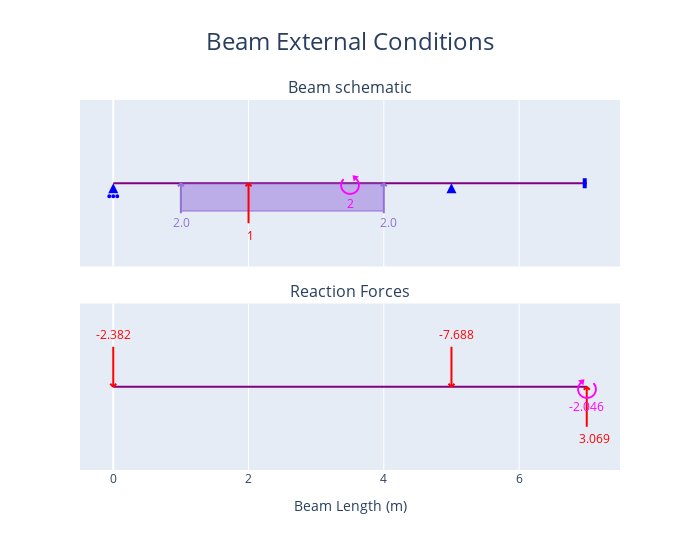
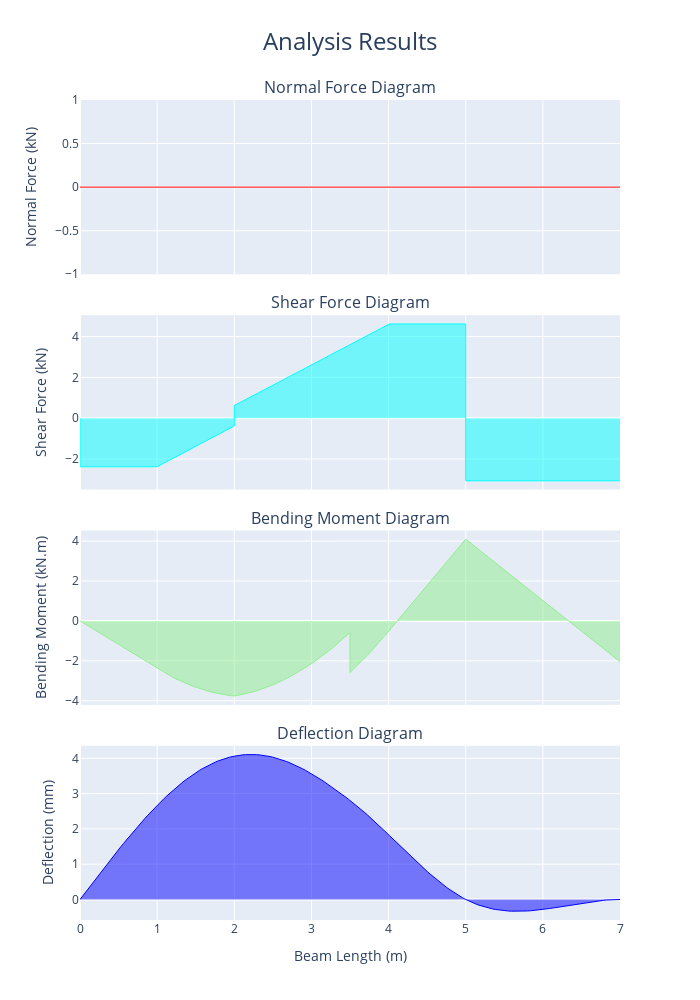

The code cell stored with these charts, in order, in its notebook:
### Markdown cell above
## 2. Basic Usage (Readme example)

### Code cell
##arbritrary example defined in README.md
beam = Beam(7)                          # Initialize a Beam object of length 9m with E and I as defaults
beam_2 = Beam(9,E=2000, I =100000)      # Initializa a Beam specifying some beam parameters

a = Support(5,(1,1,0))                  # Defines a pin support at location x = 5m  
b = Support(0,(0,1,0))                  # Defines a roller support at location x = 0m
c = Support(7,(1,1,1))                  # Defines a fixed support at location x = 7m
beam.add_supports(a,b,c)    

load_1 = PointLoadV(1,2)                # Defines a point load of 1kn acting up, at location x = 2m
load_2 = DistributedLoadV(2,(1,4))      # Defines a 2kN UDL from location x = 1m to x = 4m 
load_3 = PointTorque(2, 3.5)            # Defines a 2kN.m point torque at location x = 3.5m
beam.add_loads(load_1,load_2,load_3)    # Assign the support objects to a beam object created earlier

beam.analyse()

fig_1 = beam.plot_beam_external()
fig_1.show()

fig_2 = beam.plot_beam_internal()
fig_2.show()

fig_1.write_image("./readme_example_diagram.png")
fig_2.write_image("./readme_example_internal.png")
fig_1.write_html("./readme_example_diagram.html")
fig_2.write_html("./readme_example_internal.html")

### Figure 1 — Plotly figure (JSON) as saved in the notebook; plotly's stock layout.template omitted (floating-point values rounded to 4 significant figures; data arrays with more than 128 entries replaced by an {"elided": "..."} marker saying what was removed)
{"data": [{"hoverinfo": "skip", "hovertemplate": "%{x} m", "line": {"color": "purple", "width": 2}, "mode": "lines", "name": "Beam_", "type": "scatter", "x": [0, 7], "xaxis": "x", "y": [0, 0], "yaxis": "y"}, {"hoverinfo": "skip", "hovertemplate": "x: %{x} m<br>Fixed: %{meta[0]}", "marker": {"color": "blue", "size": 10, "symbol": "triangle-up"}, "meta": ["[0, 1, 0]"], "mode": "markers", "name": "Support", "opacity": 0, "showlegend": false, "type": "scatter", "x": [0], "xaxis": "x", "y": [0], "yaxis": "y"}, {"fill": "toself", "hoverinfo": "skip", "marker": {"color": "blue", "size": 10, "symbol": "arrow-up"}, "mode": "markers", "name": "Support", "showlegend": false, "type": "scatter", "x": [0], "xaxis": "x", "y": [0], "yaxis": "y"}, {"hoverinfo": "skip", "hovertemplate": "x: %{x} m<br>Fixed: %{meta[0]}", "marker": {"color": "blue", "size": 10, "symbol": "triangle-up"}, "meta": ["[1, 1, 0]"], "mode": "markers", "name": "Support", "opacity": 0, "showlegend": false, "type": "scatter", "x": [5], "xaxis": "x", "y": [0], "yaxis": "y"}, {"fill": "toself", "hoverinfo": "skip", "marker": {"color": "blue", "size": 10, "symbol": "arrow-up"}, "mode": "markers", "name": "Support", "showlegend": false, "type": "scatter", "x": [5], "xaxis": "x", "y": [0], "yaxis": "y"}, {"hoverinfo": "skip", "hovertemplate": "x: %{x} m<br>Fixed: %{meta[0]}", "marker": {"color": "blue", "size": 10, "symbol": "triangle-up"}, "meta": ["[1, 1, 1]"], "mode": "markers", "name": "Support", "opacity": 0, "showlegend": false, "type": "scatter", "x": [7], "xaxis": "x", "y": [0], "yaxis": "y"}, {"hoverinfo": "skip", "hovertemplate": "x: %{meta[1]} m<br>Force: %{meta[0]} kN            <br>Angle: %{meta[2]} deg", "marker": {"color": "red", "size": 10, "symbol": "triangle-up"}, "meta": [1, 2, 90], "mode": "markers", "name": "Point<br>Load", "opacity": 0, "showlegend": false, "type": "scatter", "x": [2], "xaxis": "x", "y": [0], "yaxis": "y"}, {"fill": "tozeroy", "hoverinfo": "skip", "hovertemplate": "", "line": {"color": "mediumpurple", "width": 1}, "mode": "lines", "name": "Distributed<br>Load", "type": "scatter", "x": {"elided": "301 float values"}, "xaxis": "x", "y": {"elided": "301 int values"}, "yaxis": "y"}, {"hoverinfo": "skip", "hovertemplate": "x: %{meta[0]} m<br>Force: %{meta[1]} kN/m        <br>Angle: %{meta[2]} deg", "marker": {"color": "mediumpurple", "size": 10, "symbol": "triangle-up"}, "meta": [1, 2, 90], "mode": "markers", "name": "Distributed<br>Load", "opacity": 0, "showlegend": false, "type": "scatter", "x": [1], "xaxis": "x", "y": [0], "yaxis": "y"}, {"hoverinfo": "skip", "hovertemplate": "x: %{meta[0]} m<br>Force: %{meta[1]} kN/m        <br>Angle: %{meta[2]} deg", "marker": {"color": "mediumpurple", "size": 10, "symbol": "triangle-up"}, "meta": [4, 2, 90], "mode": "markers", "name": "Distributed<br>Load", "opacity": 0, "showlegend": false, "type": "scatter", "x": [4], "xaxis": "x", "y": [0], "yaxis": "y"}, {"hoverinfo": "skip", "hovertemplate": "x: %{meta[1]} m<br>Moment: %{meta[0]} kN.m", "marker": {"color": "magenta", "size": 10, "symbol": "triangle-up"}, "meta": [2, 3.5], "mode": "markers", "name": "Point<br>Torque", "opacity": 0, "showlegend": false, "type": "scatter", "x": [3.5], "xaxis": "x", "y": [0], "yaxis": "y"}, {"hoverinfo": "skip", "hovertemplate": "%{x} m", "line": {"color": "purple", "width": 2}, "mode": "lines", "name": "Beam", "type": "scatter", "x": [0, 7], "xaxis": "x2", "y": [0, 0], "yaxis": "y2"}, {"hoverinfo": "skip", "hovertemplate": "Reactions<br>x coord: %{x} m<br>y: %{meta[1]} kN", "marker": {"color": "red", "size": 10, "symbol": "triangle-up"}, "meta": [0, -2.382, 0], "mode": "markers", "name": "Reaction", "opacity": 0, "showlegend": false, "type": "scatter", "x": [0], "xaxis": "x2", "y": [0], "yaxis": "y2"}, {"hoverinfo": "skip", "hovertemplate": "Reactions<br>x coord: %{x} m<br>y: %{meta[1]} kN", "marker": {"color": "red", "size": 10, "symbol": "triangle-up"}, "meta": [0, -7.688, 0], "mode": "markers", "name": "Reaction", "opacity": 0, "showlegend": false, "type": "scatter", "x": [5], "xaxis": "x2", "y": [0], "yaxis": "y2"}, {"hoverinfo": "skip", "hovertemplate": "Reactions<br>x coord: %{x} m<br>y: %{meta[1]} kN<br>m: %{meta[2]} kN.m", "marker": {"color": "red", "size": 10, "symbol": "triangle-up"}, "meta": [0, 3.069, -2.046], "mode": "markers", "name": "Reaction", "opacity": 0, "showlegend": false, "type": "scatter", "x": [7], "xaxis": "x2", "y": [0], "yaxis": "y2"}], "layout": {"annotations": [{"font": {"size": 16}, "showarrow": false, "text": "Beam schematic", "x": 0.5, "xanchor": "center", "xref": "paper", "y": 1, "yanchor": "bottom", "yref": "paper"}, {"font": {"size": 16}, "showarrow": false, "text": "Reaction Forces", "x": 0.5, "xanchor": "center", "xref": "paper", "y": 0.45, "yanchor": "bottom", "yref": "paper"}, {"font": {"color": "red"}, "showarrow": false, "text": "1", "x": 2, "xref": "x", "xshift": 2.2, "y": 0, "yref": "y", "yshift": -52}, {"font": {"color": "mediumpurple"}, "showarrow": false, "text": "2.0", "x": 1, "xref": "x", "xshift": 1.1, "y": 0, "yref": "y", "yshift": -39}, {"font": {"color": "mediumpurple"}, "showarrow": false, "text": "2.0", "x": 4, "xref": "x", "xshift": 4.4, "y": 0, "yref": "y", "yshift": -39}, {"font": {"color": "magenta", "size": 26}, "showarrow": false, "text": "⭯", "x": 3.5, "xref": "x", "y": 0, "yref": "y", "yshift": 0}, {"font": {"color": "magenta"}, "showarrow": false, "text": "2", "x": 3.5, "xref": "x", "y": 0, "yref": "y", "yshift": -20}, {"font": {"color": "red"}, "showarrow": false, "text": "-2.382", "x": 0, "xref": "x2", "xshift": 0, "y": 0, "yref": "y2", "yshift": 52}, {"font": {"color": "red"}, "showarrow": false, "text": "-7.688", "x": 5, "xref": "x2", "xshift": 5.5, "y": 0, "yref": "y2", "yshift": 52}, {"font": {"color": "red"}, "showarrow": false, "text": "3.069", "x": 7, "xref": "x2", "xshift": 7.7, "y": 0, "yref": "y2", "yshift": -52}, {"font": {"color": "magenta", "size": 26}, "showarrow": false, "text": "⭮", "x": 7, "xref": "x2", "y": 0, "yref": "y2", "yshift": 0}, {"font": {"color": "magenta"}, "showarrow": false, "text": "-2.046", "x": 7, "xref": "x2", "y": 0, "yref": "y2", "yshift": -20}], "height": 550, "hovermode": "x", "shapes": [{"fillcolor": "blue", "line": {"color": "blue"}, "type": "circle", "x0": -1, "x1": 1, "xanchor": 0, "xref": "x", "xsizemode": "pixel", "y0": -14, "y1": -12, "yanchor": 0, "yref": "y", "ysizemode": "pixel"}, {"fillcolor": "blue", "line": {"color": "blue"}, "type": "circle", "x0": -5, "x1": -3, "xanchor": 0, "xref": "x", "xsizemode": "pixel", "y0": -14, "y1": -12, "yanchor": 0, "yref": "y", "ysizemode": "pixel"}, {"fillcolor": "blue", "line": {"color": "blue"}, "type": "circle", "x0": 3, "x1": 5, "xanchor": 0, "xref": "x", "xsizemode": "pixel", "y0": -14, "y1": -12, "yanchor": 0, "yref": "y", "ysizemode": "pixel"}, {"fillcolor": "blue", "line": {"color": "blue", "width": 4}, "type": "rect", "x0": -2, "x1": -2, "xanchor": 7, "xref": "x", "xsizemode": "pixel", "y0": -5, "y1": 5, "yanchor": 0, "yref": "y", "ysizemode": "pixel"}, {"line": {"color": "red", "width": 2}, "type": "line", "x0": 0, "x1": 3, "xanchor": 2, "xref": "x", "xsizemode": "pixel", "y0": 0, "y1": -3, "yanchor": 0, "yref": "y", "ysizemode": "pixel"}, {"line": {"color": "red", "width": 2}, "type": "line", "x0": 0, "x1": -3, "xanchor": 2, "xref": "x", "xsizemode": "pixel", "y0": 0, "y1": -3, "yanchor": 0, "yref": "y", "ysizemode": "pixel"}, {"line": {"color": "red", "width": 2}, "type": "line", "x0": 0, "x1": 0, "xanchor": 2, "xref": "x", "xsizemode": "pixel", "y0": 0, "y1": -40, "yanchor": 0, "yref": "y", "ysizemode": "pixel"}, {"line": {"color": "mediumpurple", "width": 2}, "type": "line", "x0": 0, "x1": 3, "xanchor": 1, "xref": "x", "xsizemode": "pixel", "y0": 0, "y1": -3, "yanchor": 0, "yref": "y", "ysizemode": "pixel"}, {"line": {"color": "mediumpurple", "width": 2}, "type": "line", "x0": 0, "x1": -3, "xanchor": 1, "xref": "x", "xsizemode": "pixel", "y0": 0, "y1": -3, "yanchor": 0, "yref": "y", "ysizemode": "pixel"}, {"line": {"color": "mediumpurple", "width": 2}, "type": "line", "x0": 0, "x1": 0, "xanchor": 1, "xref": "x", "xsizemode": "pixel", "y0": 0, "y1": -30, "yanchor": 0, "yref": "y", "ysizemode": "pixel"}, {"line": {"color": "mediumpurple", "width": 2}, "type": "line", "x0": 0, "x1": 3, "xanchor": 4, "xref": "x", "xsizemode": "pixel", "y0": 0, "y1": -3, "yanchor": 0, "yref": "y", "ysizemode": "pixel"}, {"line": {"color": "mediumpurple", "width": 2}, "type": "line", "x0": 0, "x1": -3, "xanchor": 4, "xref": "x", "xsizemode": "pixel", "y0": 0, "y1": -3, "yanchor": 0, "yref": "y", "ysizemode": "pixel"}, {"line": {"color": "mediumpurple", "width": 2}, "type": "line", "x0": 0, "x1": 0, "xanchor": 4, "xref": "x", "xsizemode": "pixel", "y0": 0, "y1": -30, "yanchor": 0, "yref": "y", "ysizemode": "pixel"}, {"line": {"color": "red", "width": 2}, "type": "line", "x0": 0, "x1": -3, "xanchor": 0, "xref": "x2", "xsizemode": "pixel", "y0": 0, "y1": 3, "yanchor": 0, "yref": "y2", "ysizemode": "pixel"}, {"line": {"color": "red", "width": 2}, "type": "line", "x0": 0, "x1": 3, "xanchor": 0, "xref": "x2", "xsizemode": "pixel", "y0": 0, "y1": 3, "yanchor": 0, "yref": "y2", "ysizemode": "pixel"}, {"line": {"color": "red", "width": 2}, "type": "line", "x0": 0, "x1": 0, "xanchor": 0, "xref": "x2", "xsizemode": "pixel", "y0": 0, "y1": 40, "yanchor": 0, "yref": "y2", "ysizemode": "pixel"}, {"line": {"color": "red", "width": 2}, "type": "line", "x0": 0, "x1": -3, "xanchor": 5, "xref": "x2", "xsizemode": "pixel", "y0": 0, "y1": 3, "yanchor": 0, "yref": "y2", "ysizemode": "pixel"}, {"line": {"color": "red", "width": 2}, "type": "line", "x0": 0, "x1": 3, "xanchor": 5, "xref": "x2", "xsizemode": "pixel", "y0": 0, "y1": 3, "yanchor": 0, "yref": "y2", "ysizemode": "pixel"}, {"line": {"color": "red", "width": 2}, "type": "line", "x0": 0, "x1": 0, "xanchor": 5, "xref": "x2", "xsizemode": "pixel", "y0": 0, "y1": 40, "yanchor": 0, "yref": "y2", "ysizemode": "pixel"}, {"line": {"color": "red", "width": 2}, "type": "line", "x0": 0, "x1": 3, "xanchor": 7, "xref": "x2", "xsizemode": "pixel", "y0": 0, "y1": -3, "yanchor": 0, "yref": "y2", "ysizemode": "pixel"}, {"line": {"color": "red", "width": 2}, "type": "line", "x0": 0, "x1": -3, "xanchor": 7, "xref": "x2", "xsizemode": "pixel", "y0": 0, "y1": -3, "yanchor": 0, "yref": "y2", "ysizemode": "pixel"}, {"line": {"color": "red", "width": 2}, "type": "line", "x0": 0, "x1": 0, "xanchor": 7, "xref": "x2", "xsizemode": "pixel", "y0": 0, "y1": -40, "yanchor": 0, "yref": "y2", "ysizemode": "pixel"}], "showlegend": false, "title": {"font": {"size": 24}, "text": "Beam External Conditions", "x": 0.5}, "width": 700, "xaxis": {"anchor": "y", "domain": [0, 1], "matches": "x2", "showticklabels": false}, "xaxis2": {"anchor": "y2", "domain": [0, 1], "title": {"text": "Beam Length (m)"}}, "yaxis": {"anchor": "x", "domain": [0.55, 1], "fixedrange": true, "range": [-3, 3], "visible": false}, "yaxis2": {"anchor": "x2", "domain": [0, 0.45], "fixedrange": true, "range": [-3, 3], "visible": false}}}

### Figure 2 — Plotly figure (JSON) as saved in the notebook; plotly's stock layout.template omitted (floating-point values rounded to 4 significant figures; data arrays with more than 128 entries replaced by an {"elided": "..."} marker saying what was removed)
{"data": [{"fill": "tozeroy", "hovertemplate": "x: %{x:.3f} m <br>f(x): %{y:.3f} ", "line": {"color": "red", "width": 1}, "mode": "lines", "name": "Normal Force", "type": "scatter", "x": {"elided": "212 float values"}, "xaxis": "x", "y": {"elided": "212 int values"}, "yaxis": "y"}, {"fill": "tozeroy", "hovertemplate": "x: %{x:.3f} m <br>f(x): %{y:.3f} ", "line": {"color": "aqua", "width": 1}, "mode": "lines", "name": "Shear Force", "type": "scatter", "x": {"elided": "212 float values"}, "xaxis": "x2", "y": {"elided": "212 float values"}, "yaxis": "y2"}, {"fill": "tozeroy", "hovertemplate": "x: %{x:.3f} m <br>f(x): %{y:.3f} ", "line": {"color": "lightgreen", "width": 1}, "mode": "lines", "name": "Bending Moment", "type": "scatter", "x": {"elided": "212 float values"}, "xaxis": "x3", "y": {"elided": "212 float values"}, "yaxis": "y3"}, {"fill": "tozeroy", "hovertemplate": "x: %{x:.3f} m <br>f(x): %{y:.3f} ", "line": {"color": "blue", "width": 1}, "mode": "lines", "name": "Deflection", "type": "scatter", "x": {"elided": "212 float values"}, "xaxis": "x4", "y": {"elided": "212 float values"}, "yaxis": "y4"}], "layout": {"annotations": [{"font": {"size": 16}, "showarrow": false, "text": "Normal Force Diagram", "x": 0.5, "xanchor": "center", "xref": "paper", "y": 1, "yanchor": "bottom", "yref": "paper"}, {"font": {"size": 16}, "showarrow": false, "text": "Shear Force Diagram", "x": 0.5, "xanchor": "center", "xref": "paper", "y": 0.7375, "yanchor": "bottom", "yref": "paper"}, {"font": {"size": 16}, "showarrow": false, "text": "Bending Moment Diagram", "x": 0.5, "xanchor": "center", "xref": "paper", "y": 0.475, "yanchor": "bottom", "yref": "paper"}, {"font": {"size": 16}, "showarrow": false, "text": "Deflection Diagram", "x": 0.5, "xanchor": "center", "xref": "paper", "y": 0.2125, "yanchor": "bottom", "yref": "paper"}], "height": 1000, "showlegend": false, "title": {"font": {"size": 24}, "text": "Analysis Results", "x": 0.5}, "width": 700, "xaxis": {"anchor": "y", "domain": [0, 1], "matches": "x4", "showticklabels": false}, "xaxis2": {"anchor": "y2", "domain": [0, 1], "matches": "x4", "showticklabels": false}, "xaxis3": {"anchor": "y3", "domain": [0, 1], "matches": "x4", "showticklabels": false}, "xaxis4": {"anchor": "y4", "domain": [0, 1], "title": {"text": "Beam Length (m)"}}, "yaxis": {"anchor": "x", "domain": [0.7875, 1], "title": {"text": "Normal Force (kN)"}}, "yaxis2": {"anchor": "x2", "domain": [0.525, 0.7375], "title": {"text": "Shear Force (kN)"}}, "yaxis3": {"anchor": "x3", "domain": [0.2625, 0.475], "title": {"text": "Bending Moment (kN.m)"}}, "yaxis4": {"anchor": "x4", "domain": [0, 0.2125], "title": {"text": "Deflection (mm)"}}}}
